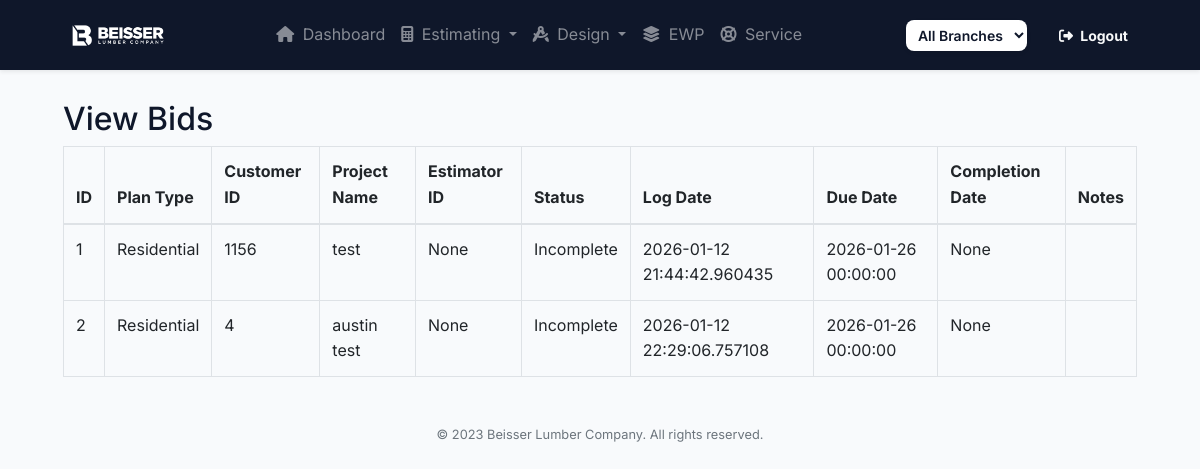
/view_bids, run on the app's committed database.
### project/models.py (models this page shows, shortened)
class Bid(db.Model):
    id = db.Column(db.Integer, primary_key=True)
    plan_type = db.Column(db.String(50), nullable=False)
    customer_id = db.Column(db.Integer, db.ForeignKey('customer.id'), nullable=False)
    sales_rep_id = db.Column(db.Integer, db.ForeignKey('sales_rep.id'), nullable=True)
    project_name = db.Column(db.String(100), nullable=False)
    estimator_id = db.Column(db.Integer, db.ForeignKey('estimator.estimatorID', name='fk_estimator_id'), nullable=True)
    status = db.Column(db.String(50), default='Incomplete')
    log_date = db.Column(db.DateTime, default=datetime.utcnow)
    due_date = db.Column(db.DateTime, default=datetime.utcnow() + timedelta(weeks=2))
    completion_date = db.Column(db.DateTime, nullable=True)
    bid_date = db.Column(db.DateTime, nullable=True)
    flexible_bid_date = db.Column(db.Boolean, default=False)
    include_specs = db.Column(db.Boolean, default=False)
    framing_notes = db.Column(db.Text, nullable=True)
    siding_notes = db.Column(db.Text, nullable=True)
    deck_notes = db.Column(db.Text, nullable=True)
    trim_notes = db.Column(db.Text, nullable=True)
    window_notes = db.Column(db.Text, nullable=True)
    door_notes = db.Column(db.Text, nullable=True)
    shingle_notes = db.Column(db.Text, nullable=True)
    plan_filename = db.Column(db.String(255), nullable=True)
    email_filename = db.Column(db.String(255), nullable=True)
    notes = db.Column(db.Text, nullable=True)
    last_updated_by = db.Column(db.String(150), nullable=True)
    last_updated_at = db.Column(db.DateTime, nullable=True, default=datetime.utcnow)
    branch_id = db.Column(db.Integer, db.ForeignKey('branch.branch_id'), nullable=True)
    customer = db.relationship('Customer', backref=db.backref('bid', lazy=True))
    sales_rep = db.relationship('SalesRep', backref=db.backref('bids', lazy=True))
    estimator = db.relationship('Estimator', backref=db.backref('bid', lazy=True))
    branch = db.relationship('Branch', backref=db.backref('bids', lazy=True))

### project/blueprints/main/routes.py (the view)
@main.route('/view_bids')
def view_bids():
    bids = Bid.query.all()
    return render_template('view_bids.html', bids=bids)

### project/templates/view_bids.html (shortened to what this page needs)
{% extends "base.html" %}
{% block content %}
<div class="container mt-3">
    <h2>View Bids</h2>
    <table class="table table-bordered">
        <thead>
            <tr>
                <th>ID</th>
                <th>Plan Type</th>
                <th>Customer ID</th>
                <th>Project Name</th>
                <th>Estimator ID</th>
                <th>Status</th>
                <th>Log Date</th>
                <th>Due Date</th>
                <th>Completion Date</th>
                <th>Notes</th>
            </tr>
        </thead>
        <tbody>
            {% for bid in bids %}
            <tr>
                <td>{{ bid.id }}</td>
                <td>{{ bid.plan_type }}</td>
                <td>{{ bid.customer_id }}</td>
                <td>{{ bid.project_name }}</td>
                <td>{{ bid.estimator_id }}</td>
                <td>{{ bid.status }}</td>
                <td>{{ bid.log_date }}</td>
                <td>{{ bid.due_date }}</td>
                <td>{{ bid.completion_date }}</td>
                <td>{{ bid.notes }}</td>
            </tr>
            {% endfor %}
        </tbody>
    </table>
</div>
{% endblock %}

### project/templates/base.html (shortened to what this page needs)
<!DOCTYPE html>
<html lang="en">
<head>
    <link href="https://stackpath.bootstrapcdn.com/bootstrap/4.5.2/css/bootstrap.min.css" rel="stylesheet">
    <link rel="stylesheet" href="https://cdnjs.cloudflare.com/ajax/libs/font-awesome/6.4.0/css/all.min.css">
    <link rel="stylesheet" href="//code.jquery.com/ui/1.12.1/themes/base/jquery-ui.css">
    <link rel="stylesheet" href="https://cdn.datatables.net/1.10.20/css/jquery.dataTables.min.css">
    <link href="https://cdnjs.cloudflare.com/ajax/libs/select2/4.0.13/css/select2.min.css" rel="stylesheet">
    <link rel="stylesheet" href="{{ url_for('static', filename='css/main.css') }}">
</head>
<body>
    <nav class="navbar navbar-expand-lg navbar-dark bg-primary navbar-premium fixed-top shadow-sm">
        <div class="container-fluid px-md-5">
            <a class="navbar-brand d-flex align-items-center" href="{{ url_for('main.index') }}">
                <img src="{{ url_for('static', filename='beisser_logo_full_color_RGB.png') }}"
                    alt="Beisser Lumber Company" height="35" class="mr-2 brightness-0-invert">
            </a>
            <div class="collapse navbar-collapse" id="mainNavbar">
                <ul class="navbar-nav mx-auto mb-2 mb-lg-0">
                    <li class="nav-item">
                        <a class="nav-link {% if request.endpoint == 'main.index' %}active{% endif %}"
                            href="{{ url_for('main.index') }}">
                            <i class="fas fa-home mr-1"></i> Dashboard
                        </a>
                    </li>
                    <li class="nav-item dropdown">
                        <a class="nav-link dropdown-toggle {% if 'estimating' in request.path or request.endpoint in ['main.open_bids', 'main.add_bid', 'main.projects'] %}active{% endif %}"
                            href="#" id="estimatingDropdown" role="button" data-toggle="dropdown" aria-haspopup="true"
                            aria-expanded="false">
                            <i class="fas fa-calculator mr-1"></i> Estimating
                        </a>
                    </li>
                    <li class="nav-item dropdown">
                        <a class="nav-link dropdown-toggle {% if 'design' in request.path or request.endpoint in ['main.open_designs', 'main.add_design'] %}active{% endif %}"
                            href="#" id="designDropdown" role="button" data-toggle="dropdown" aria-haspopup="true"
                            aria-expanded="false">
                            <i class="fas fa-drafting-compass mr-1"></i> Design
                        </a>
                    </li>
                    <li class="nav-item">
                        <a class="nav-link {% if request.endpoint == 'main.view_layouts' %}active{% endif %}"
                            href="{{ url_for('main.view_layouts') }}">
                            <i class="fas fa-layer-group mr-1"></i> EWP
                        </a>
                    </li>
                    <li class="nav-item">
                        <a class="nav-link {% if request.endpoint == 'main.view_issues' %}active{% endif %}"
                            href="{{ url_for('main.view_issues') }}">
                            <i class="fas fa-life-ring mr-1"></i> Service
                        </a>
                    </li>
                </ul>
                <div class="d-flex align-items-center ml-lg-4">
                    <div class="navbar-branch-selector mr-4 d-none d-xl-block">
                        <select class="form-control form-control-sm border-0 shadow-sm"
                            style="border-radius: var(--radius-md); font-weight: 600; color: var(--primary);"
                            onchange="window.location.href='/set_branch/' + this.value">
                            <option value="0" {% if not current_branch_id or current_branch_id==0 %}selected{% endif %}>
                                All Branches</option>
                        </select>
                    </div>
                    <a href="{{ url_for('auth.logout') }}"
                        class="btn btn-sm btn-outline-light border-0 font-weight-bold">
                        <i class="fas fa-sign-out-alt mr-1"></i> Logout
                    </a>
                </div>
            </div>
        </div>
    </nav>
    <div class="content-wrapper">
        <div class="container-fluid mt-4 page-fade-in px-md-5">
            {% block content %}
            {% endblock %}
        </div>
        <footer class="mt-5 pb-4 text-center text-muted small">
            &copy; {{ now.year if now else '2023' }} Beisser Lumber Company. All rights reserved.
        </footer>
</body>
</html>

### project/static/css/main.css (style rules this page uses)
:root { --primary: #0f172a; --primary-hover: #1e293b; --primary-light: #dbeafe; --navbar-height: 70px; --secondary: #64748b; --accent: #f59e0b; --success: #10b981; --danger: #ef4444; --info: #0ea5e9; --background: #f8fafc; --surface: #ffffff; --surface-muted: #f1f5f9; --text-main: #0f172a; --text-muted: #64748b; --text-on-primary: #ffffff; --border: #e2e8f0; --border-focus: #0f172a; --space-xs: 0.25rem; --space-sm: 0.5rem; --space-md: 1rem; --space-lg: 1.5rem; --space-xl: 2rem; --shadow-sm: 0 1px 3px 0 rgb(0 0 0 / 0.1), 0 1px 2px -1px rgb(0 0 0 / 0.1); --shadow-md: 0 4px 6px -1px rgb(0 0 0 / 0.1), 0 2px 4px -2px rgb(0 0 0 / 0.1); --shadow-lg: 0 20px 25px -5px rgb(0 0 0 / 0.1), 0 8px 10px -6px rgb(0 0 0 / 0.1); --shadow-glow: 0 0 15px rgba\(30, 64, 175, 0.3\); --radius-sm: 0.375rem; --radius-md: 0.5rem; --radius-lg: 0.75rem; --radius-full: 9999px; --sidebar-width: 280px; --sidebar-bg: #006834; --sidebar-bg-hover: #004d26; --sidebar-text: #ffffff; }
body { background-color: var(--background); color: var(--text-main); font-family: 'Inter', system-ui, -apple-system, sans-serif; line-height: 1.6; margin: 0; scroll-behavior: smooth; }
.navbar-premium { min-height: var(--navbar-height); background: var(--primary) !important; transition: all 0.3s ease; }
.brightness-0-invert { filter: brightness(0) invert(1); }
.content-wrapper { margin-top: calc(var(--navbar-height) + 30px); transition: none; }
.content-wrapper { margin-left: 0; min-height: 100vh; transition: all 0.4s cubic-bezier(0.165, 0.84, 0.44, 1); padding-bottom: var(--space-xl); }
.page-fade-in { animation: fadeIn 0.5s ease-out; }

### data on the page
Bid: id "1", plan_type "Residential", customer_id "1156", project_name "test", estimator_id "None", status "Incomplete", log_date "2026-01-12 21:44:42.960435", due_date "2026-01-26 00:00:00", completion_date "None"
Bid: id "2", plan_type "Residential", customer_id "4", project_name "austin test", estimator_id "None", status "Incomplete", log_date "2026-01-12 22:29:06.757108", due_date "2026-01-26 00:00:00", completion_date "None"

### other printed values
{{ now.year if now else '2023' }} "2023"
